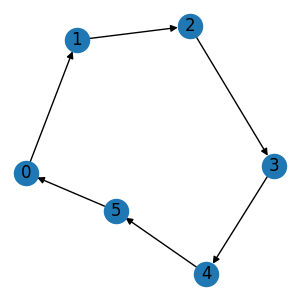

Generate this figure with Python:
from tensordrug.data.graph import Graph
from tensordrug.data.molecule import Molecule
from tensordrug.core.core import Registry as R

from tensordrug.datasets import Tox21

# Create graph that uses networkx
edge_list = [[0, 1], [1, 2], [2, 3], [3, 4], [4, 5], [5, 0]]
graph = Graph(edge_list, num_nodes=6)
subgraph = graph.subgraph([2, 3, 4])
graph.visualize()
# # Create molecule from smiles definition
# mol = Molecule.from_smiles("C1=CC=CC=C1")
# print(mol.node_feature)
# print(mol.atom_type)
# print(mol.to_scaffold())

# Import and preprocess datasets
dataset = Tox21()
dataset[0].visualize(save_file=True)
# lengths = [int(0.8 * len(dataset)), int(0.1 * len(dataset))]
# lengths += [len(dataset) - sum(lengths)]

# train_set, valid_set, test_set = torch.utils.data.random_split(dataset, lengths)
